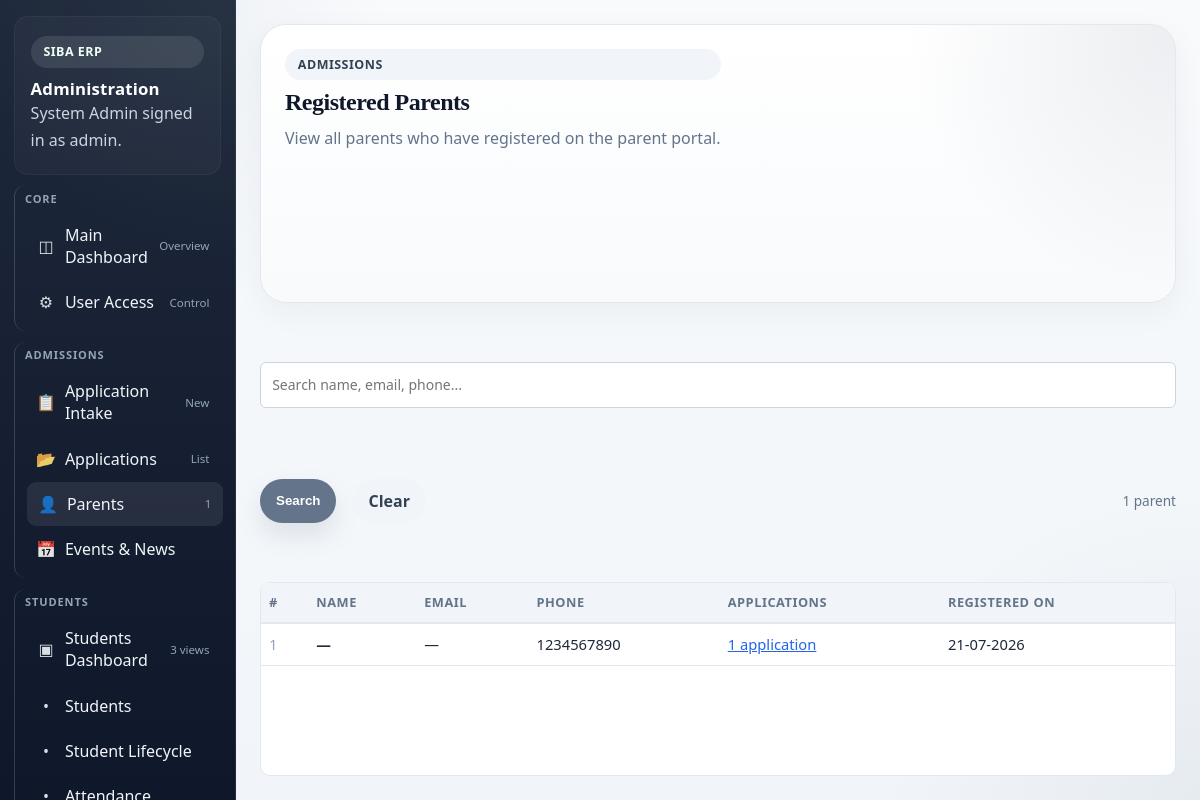
/erp/admin/parents-list.php (signed in), run on the app's committed database.
### tables this page shows
CREATE TABLE IF NOT EXISTS parents (
    id INT AUTO_INCREMENT PRIMARY KEY,
    phone VARCHAR(15) UNIQUE NOT NULL,
    password VARCHAR(255) NOT NULL,
    created_at TIMESTAMP DEFAULT CURRENT_TIMESTAMP
);

### erp/admin/bootstrap.php (called while the page is built, shortened)
<?php
function admin_user(): ?array
{
    return $_SESSION['admin_user'] ?? null;
}
function e(string $value): string
{
    return htmlspecialchars($value, ENT_QUOTES, 'UTF-8');
}
function available_modules(): array
{
    return [
        'students' => ['label' => 'Students', 'entities' => ['students', 'student_enrollments', 'attendance_records']],
        'academics' => ['label' => 'Academics', 'entities' => ['subjects', 'assignments', 'exam_results', 'assignment_submissions', 'parent_teacher_messages']],
        'finance' => ['label' => 'Finance', 'entities' => ['fee_structures', 'student_fee_dues', 'payments', 'payment_reconciliations']],
        'operations' => ['label' => 'Operations', 'entities' => ['timetables', 'transport_routes', 'transport_allocations', 'hostels', 'hostel_rooms', 'hostel_allocations']],
        'hr' => ['label' => 'HR', 'entities' => ['employees', 'leave_requests', 'payroll_runs', 'payroll_items']],
        'reports' => ['label' => 'Reports', 'entities' => []],
    ];
}
function default_modules_for_role(string $role): array
{
    $menu = available_modules();
    if ($role === 'owner' || $role === 'admin') {
        return array_keys($menu);
    }
    return array_keys($menu);
}
function fetch_user_role_assignments(PDO $pdo, int $userId): array
{
    try {
        $stmt = $pdo->prepare(
            'SELECT r.name
             FROM user_role_assignments ura
             JOIN roles r ON r.id = ura.role_id
             WHERE ura.user_id = :user_id AND ura.is_active = 1'
        );
        $stmt->execute(['user_id' => $userId]);
        return array_values(array_unique(array_map(static fn(array $r): string => (string) $r['name'], $stmt->fetchAll())));
    } catch (Throwable) {
        return [];
    }
}
function fetch_user_roles(PDO $pdo, int $userId, string $primaryRole): array
{
    $roles = [$primaryRole];
    $assigned = fetch_user_role_assignments($pdo, $userId);
    return array_values(array_unique(array_filter($roles)));
}
function default_modules_for_roles(array $roles): array
{
    $modules = [];
    foreach ($roles as $role) {
        $modules = array_merge($modules, default_modules_for_role((string) $role));
    }
    return array_values(array_unique($modules));
}
function fetch_user_module_access(PDO $pdo, int $userId): array
{
    try {
        $stmt = $pdo->prepare('SELECT module_key FROM user_module_access WHERE user_id = :user_id AND can_access = 1');
        $stmt->execute(['user_id' => $userId]);
        return array_map(static fn(array $r): string => (string) $r['module_key'], $stmt->fetchAll());
    } catch (Throwable) {
        return [];
    }
}
function menu_for_roles(array $roles, array $allowedModules = []): array
{
    $menu = available_modules();
    $defaultKeys = default_modules_for_roles($roles);
    $primaryRole = (string) ($roles[0] ?? '');
    if (!in_array('admin', $roles, true) && !in_array('owner', $roles, true)) {
        $defaultKeys = array_values(array_intersect($defaultKeys, array_keys($menu)));
        if (!empty($allowedModules)) {
            $defaultKeys = array_values(array_intersect($defaultKeys, $allowedModules));
        }
    } elseif (!empty($allowedModules)) {
        $defaultKeys = array_values(array_intersect(array_keys($menu), $allowedModules));
    }
    $filtered = [];
    foreach ($defaultKeys as $key) {
        $filtered[$key] = $menu[$key];
    }
    return $filtered;
}

### erp/admin/parents-list.php (the view, shortened to what this page needs)
<?php
require __DIR__ . '/bootstrap.php';
$user = admin_user();
$isSuperAdmin = ($user['role'] ?? '') === 'admin';
$explicitModules = fetch_user_module_access($pdo, (int) $user['id']);
$userRoles = fetch_user_roles($pdo, (int) $user['id'], (string) ($user['role'] ?? 'admin'));
$menus = menu_for_roles($userRoles, $explicitModules);
$entityMap = entity_config();
$searchQ = trim((string) ($_GET['q'] ?? ''));
$where = [];
$params = [];
$whereSql = empty($where) ? '' : ' WHERE ' . implode(' AND ', $where);
$countStmt = $pdo->prepare("SELECT COUNT(*) AS c FROM parents p" . $whereSql);
$countStmt->execute($params);
$total = (int) $countStmt->fetch()['c'];
$page = max(1, (int) ($_GET['p'] ?? 1));
$limit = 25;
$offset = ($page - 1) * $limit;
$sql = "SELECT p.*, (SELECT COUNT(*) FROM applications WHERE parent_id = p.id) AS app_count FROM parents p" . $whereSql . " ORDER BY p.created_at DESC LIMIT :lim OFFSET :off";
$listStmt = $pdo->prepare($sql);
$listStmt->bindValue(':lim', $limit, PDO::PARAM_INT);
$listStmt->bindValue(':off', $offset, PDO::PARAM_INT);
$listStmt->execute();
$parents = $listStmt->fetchAll(PDO::FETCH_ASSOC);
?>
<!DOCTYPE html>
<html lang="en">
<head>
    <link rel="stylesheet" href="../assets/erp-ui.css">
</head>
<body style="min-height:100vh;">
<div class="admin-layout">
    <aside class="sidebar" style="display:flex;flex-direction:column;">
        <div class="brand-block stack" style="gap:.6rem;padding:1.2rem 1rem;">
            <span class="eyebrow" style="background:rgba(255,255,255,.1);color:#effff5">SIBA ERP</span>
            <div class="brand-copy">
                <h2 style="font-size:1.7rem;color:#fff">Administration</h2>
                <p><?= e((string) $user['name']) ?> signed in as <?= e((string) $user['role']) ?>.</p>
            </div>
        </div>
        <div class="nav-group">
            <div class="nav-title">Core</div>
            <a class="nav-link" href="index.php">
                <span class="sidebar-icon">◫</span><span>Main Dashboard</span><span class="nav-tag">Overview</span>
            </a>
            <?php if ($isSuperAdmin): ?>
                <a class="nav-link" href="index.php?view=user-access">
                    <span class="sidebar-icon">⚙</span><span>User Access</span><span class="nav-tag">Control</span>
                </a>
            <?php endif; ?>
        </div>
        <div class="nav-group">
            <div class="nav-title">Admissions</div>
            <a class="nav-link" href="application-intake.php">
                <span class="sidebar-icon">📋</span><span>Application Intake</span><span class="nav-tag">New</span>
            </a>
            <a class="nav-link" href="applications-list.php">
                <span class="sidebar-icon">📂</span><span>Applications</span><span class="nav-tag">List</span>
            </a>
            <a class="nav-link active" href="parents-list.php">
                <span class="sidebar-icon">👤</span><span>Parents</span><span class="nav-tag"><?= $total ?></span>
            </a>
            <a class="nav-link" href="events-manager.php">
                <span class="sidebar-icon">📅</span><span>Events & News</span>
            </a>
        </div>
        <?php foreach ($menus as $menuKey => $menu): ?>
            <div class="nav-group">
                <div class="nav-title"><?= e((string) $menu['label']) ?></div>
                <a class="nav-link" href="index.php?view=module&amp;module=<?= e((string) $menuKey) ?>">
                    <span class="sidebar-icon">▣</span>
                    <span><?= e((string) $menu['label']) ?> Dashboard</span>
                    <span class="nav-tag"><?= count($menu['entities'] ?? []) ?> views</span>
                </a>
                <?php foreach (($menu['entities'] ?? []) as $menuEntity): ?>
                    <a class="nav-link" href="index.php?module=<?= e((string) $menuKey) ?>&amp;entity=<?= e((string) $menuEntity) ?>">
                        <span class="sidebar-icon">•</span>
                        <span><?= e((string) $entityMap[$menuEntity]['label']) ?></span>
                    </a>
                <?php endforeach; ?>
            </div>
        <?php endforeach; ?>
    </aside>
    <main class="admin-main stack" style="padding:1.5rem;">
        <section class="hero-banner" style="margin-bottom:1rem;">
            <div class="toolbar">
                <div class="stack" style="gap:.55rem">
                    <span class="eyebrow">Admissions</span>
                    <h1>Registered Parents</h1>
                    <p>View all parents who have registered on the parent portal.</p>
                </div>
            </div>
        </section>
        <form method="get" class="app-filters">
            <input type="text" name="q" placeholder="Search name, email, phone..." value="<?= e($searchQ) ?>" style="min-width:220px;">
            <button type="submit" class="btn btn-primary">Search</button>
            <a href="parents-list.php" class="btn btn-soft">Clear</a>
            <span style="margin-left:auto;color:#64748b;font-size:.85rem;"><?= $total ?> parent<?= $total !== 1 ? 's' : '' ?></span>
        </form>
        <div style="background:#fff;border:1px solid #e2e8f0;border-radius:10px;overflow:auto;">
            <table class="app-table">
                <thead>
                    <tr>
                        <th>#</th>
                        <th>Name</th>
                        <th>Email</th>
                        <th>Phone</th>
                        <th>Applications</th>
                        <th>Registered On</th>
                    </tr>
                </thead>
                <tbody>
                    <?php if (empty($parents)): ?>
                        <tr><td colspan="6" style="text-align:center;padding:2rem;color:#94a3b8;">No parents found.</td></tr>
                    <?php else: ?>
                        <?php foreach ($parents as $i => $p): ?>
                            <tr>
                                <td style="color:#94a3b8;"><?= $offset + $i + 1 ?></td>
                                <td><strong><?= e($p['name'] ?? '—') ?></strong></td>
                                <td><?= e($p['email'] ?? '—') ?></td>
                                <td><?= e($p['phone']) ?></td>
                                <td><a href="applications-list.php?q=<?= e($p['phone']) ?>" style="color:#2563eb;"><?= (int) $p['app_count'] ?> application<?= (int) $p['app_count'] !== 1 ? 's' : '' ?></a></td>
                                <td style="white-space:nowrap;"><?= date('d-m-Y', strtotime($p['created_at'])) ?></td>
                            </tr>
                        <?php endforeach; ?>
                    <?php endif; ?>
                </tbody>
            </table>
        </div>
    </main>
</div>
</body>
</html>

### erp/admin/parents-list.php (style rules this page uses)
.app-filters { display:flex; gap:1rem; align-items:center; flex-wrap:wrap; margin-bottom:1rem; }
.app-filters input { padding:.45rem .7rem; border:1px solid #cbd5e1; border-radius:6px; font-size:.875rem; }
.app-filters .btn { padding:.45rem 1rem; }
.app-table { width:100%; border-collapse:collapse; font-size:.875rem; }
.app-table th { text-align:left; padding:.65rem .5rem; border-bottom:2px solid #e2e8f0; color:#64748b; font-weight:600; white-space:nowrap; }
.app-table td { padding:.65rem .5rem; border-bottom:1px solid #e2e8f0; vertical-align:middle; }

### data on the page
parents: i "1", name "—", email "—", phone "1234567890", app_count "1", created_at "21-07-2026"

### other printed values
$user['name'] "System Admin"
$user['role'] "admin"
$total "1"
$menu['label'] "STUDENTS"
$menu['label'] "Students"
count($menu['entities'] ?? []) "3"
$entityMap[$menuEntity]['label'] "Students"
$entityMap[$menuEntity]['label'] "Student Lifecycle"
